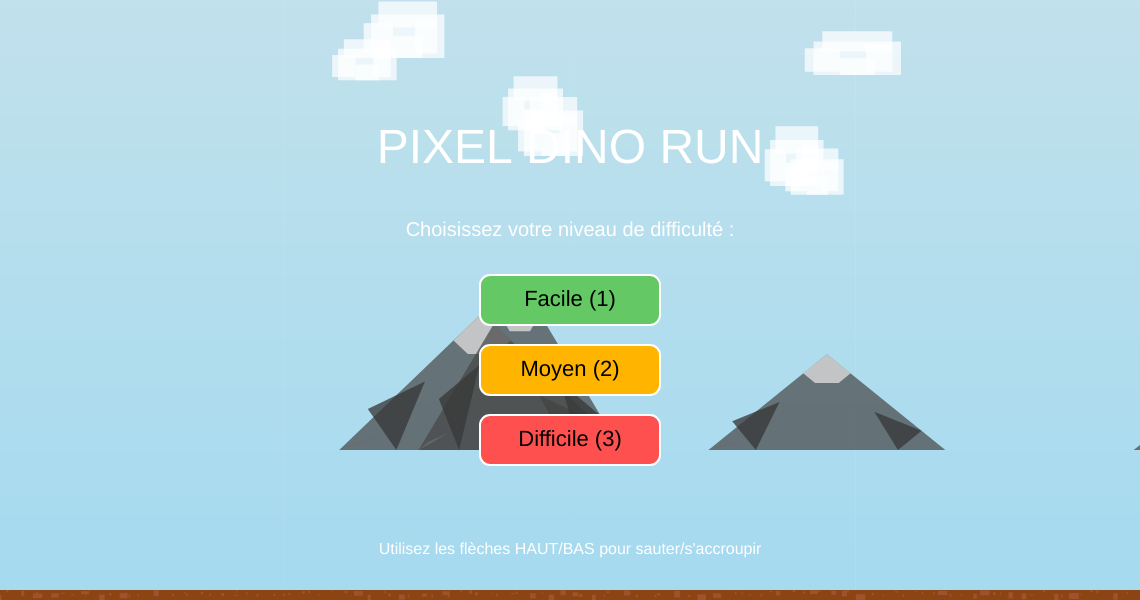
Frame 1 (no input)
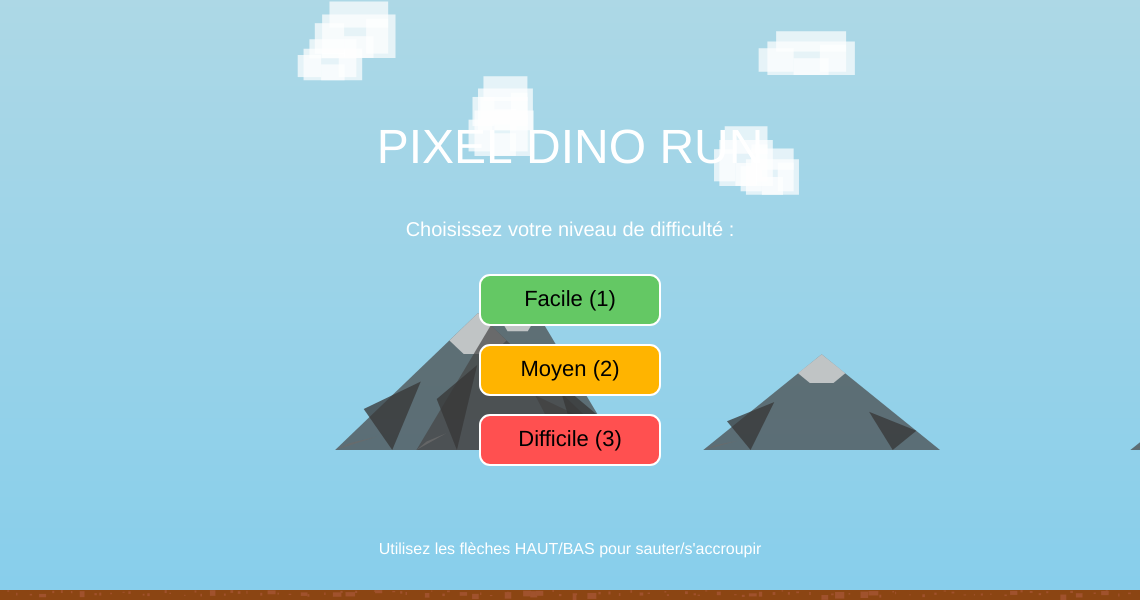
Frame 60 (no input)
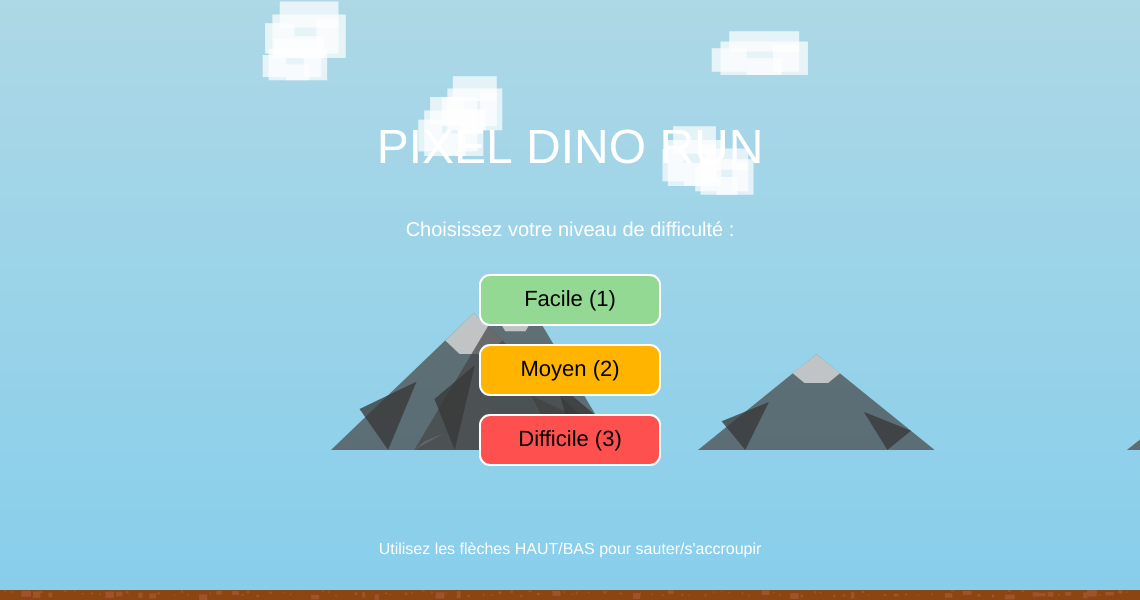
Frame 120 (the mouse pressed at the canvas centre since frame 60)

The p5.js sketch that drew these frames (run headless with seeded random() and noise() and a simulated clock; from frame 60 on, the mouse is pressed at the canvas centre):

// p5.js sketch
// ── sketch.js
// Variables globales pour les éléments du jeu
let dino;
let obstacles = [];
let birds = []; // Tableau séparé pour les obstacles volants (à sauter)
let lowObstacles = []; // Nouveau tableau pour les obstacles bas (à s'accroupir)
let ground;
let clouds = [];
let mountains = [];

// Variables d'état du jeu
let score = 0;
let highScore = 0;
let gameSpeed = 6; // Vitesse initiale du jeu
let difficulty = 1; // 1: Facile, 2: Moyen, 3: Difficile

const GAME_STATE = {
    START: 0,
    LEVEL_SELECT: 1, // Nouvel état pour la sélection du niveau
    PLAYING: 2,
    GAME_OVER: 3
};
let currentState = GAME_STATE.LEVEL_SELECT; // Commencer par la sélection du niveau

// Précharger les ressources (si nécessaire)
function preload() {
    // Aucune image externe n'est chargée pour la simplicité et pour rester autonome.
    // Tous les graphiques seront dessinés en utilisant les formes et les couleurs de p5.js pour obtenir un look pixélisé.
}

// Fonction setup : S'exécute une fois au démarrage du programme
function setup() {
    // Créer le canevas, le rendant réactif à la taille de la fenêtre
    // Augmentation de la taille maximale du canevas pour un espace de jeu plus grand
    createCanvas(min(windowWidth * 0.95, 1200), min(windowHeight * 0.9, 600));
    pixelDensity(1); // Assurer un aspect pixélisé en définissant la densité de pixels à 1

    // Initialiser les éléments du jeu
    dino = new Dino();
    ground = new Ground();

    // Initialiser les éléments d'arrière-plan
    for (let i = 0; i < 7; i++) { // Plus de nuages
        clouds.push(new Cloud(random(width), random(height / 3)));
    }
    for (let i = 0; i < 4; i++) { // Plus de montagnes
        mountains.push(new Mountain(random(width), height - 150)); // Ajuster la base des montagnes
    }
}

// Fonction draw : S'exécute en continu après setup()
function draw() {
    // Dessiner un arrière-plan avec un dégradé subtil pour un look plus moderne
    setGradient(0, 0, width, height, color(173, 216, 230), color(135, 206, 235), Y_AXIS); // Du bleu clair au bleu ciel

    // Mettre à jour et afficher les éléments d'arrière-plan quelle que soit l'état du jeu
    for (let cloud of clouds) {
        cloud.update(gameSpeed * 0.1); // Les nuages se déplacent plus lentement pour l'effet de parallaxe
        cloud.show();
    }
    for (let mountain of mountains) {
        mountain.update(gameSpeed * 0.05); // Les montagnes se déplacent encore plus lentement
        mountain.show();
    }

    ground.show(); // Afficher le sol

    switch (currentState) {
        case GAME_STATE.START:
            displayStartScreen();
            break;
        case GAME_STATE.LEVEL_SELECT:
            displayLevelSelectScreen();
            break;
        case GAME_STATE.PLAYING:
            playGame();
            break;
        case GAME_STATE.GAME_OVER:
            displayGameOverScreen();
            break;
    }
}

// Gère les pressions de touches pour les actions du jeu
function keyPressed() {
    if (currentState === GAME_STATE.LEVEL_SELECT) {
        if (key === '1') {
            difficulty = 1; // Facile
            startGame();
        } else if (key === '2') {
            difficulty = 2; // Moyen
            startGame();
        } else if (key === '3') {
            difficulty = 3; // Difficile
            startGame();
        }
    } else if (currentState === GAME_STATE.PLAYING) {
        // Permet de sauter avec la flèche HAUT ou la barre d'ESPACE
        if (keyCode === UP_ARROW || key === ' ') {
            dino.jump();
        } else if (keyCode === DOWN_ARROW) { // Flèche BAS pour s'accroupir
            dino.duck();
        }
    } else if (currentState === GAME_STATE.GAME_OVER) {
        if (key === ' ') { // Barre d'espace pour redémarrer
            resetGame();
        }
    }
}

// Gère le relâchement des touches
function keyReleased() {
    if (currentState === GAME_STATE.PLAYING) {
        if (keyCode === DOWN_ARROW) { // Relâcher la flèche BAS pour se relever
            dino.standUp();
        }
    }
}

// Gère les clics de souris pour la sélection de niveau
function mousePressed() {
    if (currentState === GAME_STATE.LEVEL_SELECT) {
        let buttonWidth = 180;
        let buttonHeight = 50;
        let buttonYStart = height / 2 + 0;
        let buttonSpacing = 20;

        let buttonX = width / 2 - buttonWidth / 2;

        // Check for Easy button click
        if (mouseX > buttonX && mouseX < buttonX + buttonWidth &&
            mouseY > buttonYStart && mouseY < buttonYStart + buttonHeight) {
            difficulty = 1;
            startGame();
        }
        // Check for Medium button click
        else if (mouseX > buttonX && mouseX < buttonX + buttonWidth &&
            mouseY > buttonYStart + buttonHeight + buttonSpacing &&
            mouseY < buttonYStart + buttonHeight * 2 + buttonSpacing) {
            difficulty = 2;
            startGame();
        }
        // Check for Hard button click
        else if (mouseX > buttonX && mouseX < buttonX + buttonWidth &&
            mouseY > buttonYStart + buttonHeight * 2 + buttonSpacing * 2 &&
            mouseY < buttonYStart + buttonHeight * 3 + buttonSpacing * 2) {
            difficulty = 3;
            startGame();
        }
    }
}


// Fonction pour afficher l'écran de démarrage (non utilisé actuellement, remplacé par LEVEL_SELECT)
function displayStartScreen() {
    // This state is currently skipped, but keeping the function for completeness.
    // The game transitions directly from LEVEL_SELECT to PLAYING.
}

// Fonction pour afficher l'écran de sélection de niveau
function displayLevelSelectScreen() {
    textAlign(CENTER, CENTER);
    fill(255); // White text

    // Titre du jeu
    textSize(48);
    text("PIXEL DINO RUN", width / 2, height / 2 - 150);

    // Instructions
    textSize(20);
    text("Choisissez votre niveau de difficulté :", width / 2, height / 2 - 70);

    let buttonWidth = 180;
    let buttonHeight = 50;
    let buttonYStart = height / 2 + 0;
    let buttonSpacing = 20;

    // Bouton Facile
    drawButton("Facile (1)", width / 2, buttonYStart, buttonWidth, buttonHeight, color(100, 200, 100), 1);
    // Bouton Moyen
    drawButton("Moyen (2)", width / 2, buttonYStart + buttonHeight + buttonSpacing, buttonWidth, buttonHeight, color(255, 180, 0), 2);
    // Bouton Difficile
    drawButton("Difficile (3)", width / 2, buttonYStart + buttonHeight * 2 + buttonSpacing * 2, buttonWidth, buttonHeight, color(255, 80, 80), 3);

    // Contrôles hint
    textSize(16);
    fill(255); // White
    text("Utilisez les flèches HAUT/BAS pour sauter/s'accroupir", width / 2, height - 50);
}

// Fonction utilitaire pour dessiner un bouton
function drawButton(textLabel, centerX, centerY, w, h, baseColor, level) {
    let x = centerX - w / 2;
    let y = centerY - h / 2;

    let buttonColor = baseColor;
    // Check for hover effect
    if (mouseX > x && mouseX < x + w && mouseY > y && mouseY < y + h) {
        buttonColor = lerpColor(baseColor, color(255, 255, 255), 0.3); // Lighter on hover
        cursor(HAND); // Change cursor to hand
    } else {
        cursor(ARROW); // Default cursor
    }

    fill(buttonColor);
    stroke(255);
    strokeWeight(2);
    rect(x, y, w, h, 10); // Rounded rectangle button

    fill(0); // Black text
    textSize(22);
    noStroke();
    text(textLabel, centerX, centerY);
}


// Fonction pour démarrer le jeu
function startGame() {
    currentState = GAME_STATE.PLAYING;
    score = 0;
    obstacles = [];
    birds = [];
    lowObstacles = []; // Clear low obstacles
    dino.reset(); // Réinitialiser la position du dinosaure

    // Ajuster la vitesse du jeu en fonction de la difficulté
    if (difficulty === 1) { // Facile
        gameSpeed = 5;
    } else if (difficulty === 2) { // Moyen
        gameSpeed = 7;
    } else if (difficulty === 3) { // Difficile
        gameSpeed = 9;
    }
}

// Logique principale du jeu en cours
function playGame() {
    // Mettre à jour et afficher le dinosaure
    dino.update();
    dino.show();

    // Générer des obstacles
    let obstacleFrequency = 100; // Fréquence de base
    if (difficulty === 2) obstacleFrequency = 80;
    if (difficulty === 3) obstacleFrequency = 60;

    if (frameCount % obstacleFrequency === 0) {
        let obstacleType = random(1);
        if (obstacleType < 0.4) { // 40% chance for ground obstacle
            obstacles.push(new Obstacle());
        } else if (obstacleType < 0.7) { // 30% chance for high bird obstacle (jump over)
            birds.push(new Bird());
        } else { // 30% chance for low obstacle (duck under)
            lowObstacles.push(new LowObstacle());
        }
    }

    // Update and display ground obstacles
    for (let i = obstacles.length - 1; i >= 0; i--) {
        obstacles[i].update();
        obstacles[i].show();
        if (dino.hits(obstacles[i])) {
            endGame();
        }
        if (obstacles[i].offscreen()) {
            obstacles.splice(i, 1); // Remove off-screen obstacles
        }
    }

    // Update and display high birds
    for (let i = birds.length - 1; i >= 0; i--) {
        birds[i].update();
        birds[i].show();
        if (dino.hits(birds[i])) {
            endGame();
        }
        if (birds[i].offscreen()) {
            birds.splice(i, 1); // Remove off-screen birds
        }
    }

    // Update and display low obstacles (duck under)
    for (let i = lowObstacles.length - 1; i >= 0; i--) {
        lowObstacles[i].update();
        lowObstacles[i].show();
        if (dino.hits(lowObstacles[i])) {
            endGame();
        }
        if (lowObstacles[i].offscreen()) {
            lowObstacles.splice(i, 1); // Remove off-screen low obstacles
        }
    }

    // Augmenter le score et la vitesse du jeu au fil du temps
    score++;
    gameSpeed += 0.0005 * difficulty; // Augmenter la vitesse progressivement selon la difficulté

    // Afficher le score, le meilleur score et la vitesse dans des bulles
    displayGameInfoBubbles();
}

// Fonction pour terminer le jeu
function endGame() {
    currentState = GAME_STATE.GAME_OVER;
    if (score > highScore) {
        highScore = score;
    }
}

// Fonction pour afficher l'écran de fin de jeu
function displayGameOverScreen() {
    textAlign(CENTER, CENTER);
    fill(255, 0, 0); // Red color for "Game Over"
    textSize(48);
    text("GAME OVER", width / 2, height / 2 - 50);

    fill(255); // White text for scores
    textSize(24);
    text("Score: " + floor(score / 10), width / 2, height / 2);
    text("Meilleur Score: " + floor(highScore / 10), width / 2, height / 2 + 30);

    textSize(18);
    fill(255, 255, 0); // Yellow for restart instruction
    text("Appuyez sur ESPACE pour recommencer", width / 2, height / 2 + 70);

    // Simple animation for "GAME OVER"
    if (frameCount % 30 < 15) {
        fill(255, 0, 0, 150); // Pulsating red glow
        textSize(50);
        text("GAME OVER", width / 2, height / 2 - 50);
    }
}

// Fonction pour réinitialiser le jeu
function resetGame() {
    currentState = GAME_STATE.LEVEL_SELECT; // Retourner à la sélection du niveau
    dino.standUp(); // S'assurer que le dinosaure est debout
}

// Fonction pour afficher les bulles d'informations de jeu
function displayGameInfoBubbles() {
    let boxWidth = 160;
    let boxHeight = 30;
    let padding = 10;
    let startX = 10;
    let startY = 10;
    let lineHeight = 30; // Increased for better spacing

    // Background box for score
    fill(0, 0, 0, 180); // More opaque black
    noStroke();
    rect(startX, startY, boxWidth, boxHeight, 8); // More rounded corners
    fill(255, 255, 0); // Yellow text for score
    textSize(18); // Slightly larger text
    textAlign(LEFT, CENTER); // Center text vertically
    text("Score: " + floor(score / 10), startX + padding, startY + boxHeight / 2);

    // Background box for high score
    startY += lineHeight + padding;
    fill(0, 0, 0, 180);
    rect(startX, startY, boxWidth, boxHeight, 8);
    fill(255, 165, 0); // Orange text for high score
    text("Meilleur Score: " + floor(highScore / 10), startX + padding, startY + boxHeight / 2);

    // Background box for speed
    startY += lineHeight + padding;
    fill(0, 0, 0, 180);
    rect(startX, startY, boxWidth, boxHeight, 8);
    fill(100, 255, 100); // Green text for speed
    text("Distance: " + gameSpeed.toFixed(1), startX + padding, startY + boxHeight / 2);
}


// Ajuster la taille du canevas lors du redimensionnement de la fenêtre
function windowResized() {
    resizeCanvas(min(windowWidth * 0.95, 1200), min(windowHeight * 0.9, 600)); // Nouvelle taille maximale
    // Recenter les éléments si nécessaire, ou se fier au positionnement relatif
    dino.y = height - dino.h; // S'assurer que le dino est sur le sol après redimensionnement
    dino.baseY = height - 50; // Update base Y for dino
}

// --- Classe Dino ---
class Dino {
    constructor() {
        this.baseY = height - 50; // Position de base sur le sol
        this.x = 50;
        this.y = this.baseY;
        this.w = 30; // Largeur du dinosaure
        this.h = 40; // Hauteur du dinosaure
        this.vy = 0; // Vitesse verticale
        this.gravity = 0.8; // Effet de gravité
        this.jumpForce = -15; // Force de saut du dinosaure
        this.onGround = true; // Pour éviter les sauts multiples en l'air
        this.isDucking = false; // Pour l'action de s'accroupir
        this.duckHeight = 20; // Hauteur du dinosaure lorsqu'il est accroupi
    }

    // Réinitialiser la position du dinosaure
    reset() {
        this.y = this.baseY;
        this.vy = 0;
        this.onGround = true;
        this.isDucking = false;
    }

    // Faire sauter le dinosaure
    jump() {
        if (this.onGround && !this.isDucking) { // Ne peut pas sauter en s'accroupissant
            this.vy = this.jumpForce;
            this.onGround = false;
        }
    }

    // Faire s'accroupir le dinosaure
    duck() {
        if (this.onGround) { // Ne peut s'accroupir que sur le sol
            this.isDucking = true;
            this.h = this.duckHeight; // Réduire la hauteur
            this.y = this.baseY + (40 - this.duckHeight); // Ajuster la position Y pour rester sur le sol
        }
    }

    // Faire se relever le dinosaure
    standUp() {
        this.isDucking = false;
        this.h = 40; // Rétablir la hauteur normale
        this.y = this.baseY; // Rétablir la position Y normale
    }

    // Mettre à jour la position du dinosaure et appliquer la gravité
    update() {
        if (!this.isDucking) { // Seulement appliquer la gravité si le dinosaure ne s'accroupit pas
            this.y += this.vy;
            this.vy += this.gravity;
        }

        // Empêcher le dinosaure de tomber à travers le sol
        if (this.y >= this.baseY) {
            this.y = this.baseY;
            this.vy = 0;
            this.onGround = true;
        }
    }

    // Afficher le dinosaure (forme pixélisée améliorée)
    show() {
        fill(60, 179, 113); // Couleur verte pour le dinosaure
        noStroke();

        if (this.isDucking) {
            // Forme accroupie
            // Corps principal
            rect(this.x, this.y + 10, 35, 20);
            // Tête
            rect(this.x + 25, this.y + 5, 10, 5);
            // Jambes (simples)
            rect(this.x + 5, this.y + 30, 5, 5);
            rect(this.x + 25, this.y + 30, 5, 5);
        } else {
            // Forme normale (debout)
            // Corps principal
            rect(this.x, this.y, 30, 40);
            // Tête
            rect(this.x + 25, this.y - 10, 15, 15);
            // Queue
            rect(this.x - 10, this.y + 20, 15, 10);
            // Jambes (simples)
            rect(this.x + 5, this.y + 40, 5, 10);
            rect(this.x + 20, this.y + 40, 5, 10);
        }
    }

    // Vérifier la collision avec un obstacle
    hits(obstacle) {
        // Détection de collision simple par boîte englobante
        let dinoX = this.x;
        let dinoY = this.y;
        let dinoW = this.w;
        let dinoH = this.h;

        if (this.isDucking) {
            // Ajuster la hitbox lorsque le dinosaure est accroupi
            dinoY = this.baseY + (40 - this.duckHeight); // Utiliser la position Y ajustée pour l'accroupissement
            dinoH = this.duckHeight;
            dinoW = 35; // Largeur de la forme accroupie
        }

        return collideRectRect(
            dinoX, dinoY, dinoW, dinoH,
            obstacle.x, obstacle.y, obstacle.w, obstacle.h
        );
    }
}

// --- Classe Obstacle (Cactus) ---
class Obstacle {
    constructor() {
        this.x = width; // Commencer hors écran à droite
        this.w = random(15, 30); // Largeur aléatoire pour la variété
        this.h = random(20, 50); // Hauteur aléatoire pour la variété
        this.y = height - this.h; // Position sur le sol
    }

    // Mettre à jour la position de l'obstacle
    update() {
        this.x -= gameSpeed;
    }

    // Afficher l'obstacle (cactus pixélisé)
    show() {
        fill(34, 139, 34); // Vert forêt pour le cactus
        noStroke();
        // Dessiner une forme de cactus simple
        rect(this.x, this.y, this.w, this.h); // Corps principal
        rect(this.x - 5, this.y + this.h / 4, 10, 15); // Bras gauche
        rect(this.x + this.w - 5, this.y + this.h / 3, 10, 10); // Bras droit
    }

    // Vérifier si l'obstacle est hors écran
    offscreen() {
        return this.x < -this.w;
    }
}

// --- Classe Oiseau (Obstacle volant - à sauter) ---
class Bird {
    constructor() {
        this.x = width; // Commencer hors écran à droite
        this.y = random(height - 180, height - 120); // Hauteur de vol aléatoire (plus haute pour le saut)
        this.w = 30;
        this.h = 20;
    }

    // Mettre à jour la position de l'oiseau
    update() {
        this.x -= gameSpeed * 1.2; // Les oiseaux volent un peu plus vite
    }

    // Afficher l'oiseau (oiseau pixélisé simple)
    show() {
        fill(178, 34, 34); // Couleur rouge pour l'oiseau
        noStroke();
        // Corps de l'oiseau
        rect(this.x, this.y, this.w, this.h);
        // Ailes
        rect(this.x - 5, this.y + 5, 10, 5);
        rect(this.x + this.w - 5, this.y + 5, 10, 5);
        // Tête
        rect(this.x + this.w, this.y + 5, 5, 5);
    }

    // Vérifier si l'oiseau est hors écran
    offscreen() {
        return this.x < -this.w;
    }
}

// --- Nouvelle Classe Obstacle Bas (à s'accroupir) ---
class LowObstacle {
    constructor() {
        this.x = width; // Start off-screen to the right
        this.w = random(40, 60); // Wider for more challenge
        this.h = random(15, 25); // Lower height
        this.y = height - 70 - this.h; // Positioned to require ducking, above ground
    }

    update() {
        this.x -= gameSpeed;
    }

    show() {
        fill(102, 51, 0); // Brown for a branch or low structure
        noStroke();
        rect(this.x, this.y, this.w, this.h);
        // Add some pixelated details
        fill(139, 69, 19);
        rect(this.x + this.w / 4, this.y + this.h, 5, 10);
        rect(this.x + this.w * 0.75, this.y + this.h, 5, 10);
    }

    offscreen() {
        return this.x < -this.w;
    }
}


// --- Classe Sol ---
class Ground {
    constructor() {
        this.x = 0;
        this.y = height - 10; // Ligne du sol
        this.w = width;
        this.h = 10;
        this.color = color(139, 69, 19); // Couleur marron pour le sol
    }

    // Afficher le sol
    show() {
        fill(this.color);
        noStroke();
        rect(this.x, this.y, this.w, this.h);
        // Ajouter des détails pixélisés sur le sol
        for (let i = 0; i < width; i += 10) {
            fill(160, 82, 45); // Marron plus clair pour les détails
            if (random(1) < 0.3) { // Ajouter des "rochers" occasionnels
                rect(i + random(-5, 5), this.y + random(0, 5), random(3, 10), random(3, 7));
            } else {
                rect(i + random(-5, 5), this.y + random(0, 5), random(1, 3), random(1, 3));
            }
        }
    }
}

// --- Classe Nuage (Élément d'arrière-plan) ---
class Cloud {
    constructor(x, y) {
        this.x = x;
        this.y = y;
        this.w = random(50, 100); // Nuages un peu plus grands
        this.h = random(25, 50); // Nuages un peu plus grands
        this.speed = random(0.5, 1.5);
    }

    // Mettre à jour la position du nuage pour l'effet de parallaxe
    update(baseSpeed) {
        this.x -= baseSpeed * this.speed;
        if (this.x < -this.w) {
            this.x = width + random(50, 200); // Réinitialiser hors écran à droite
            this.y = random(height / 4); // Nouvelle hauteur aléatoire
        }
    }

    // Afficher le nuage (nuage pixélisé simple)
    show() {
        fill(255, 255, 255, 180); // Blanc semi-transparent
        noStroke();
        // Dessiner plusieurs rectangles qui se chevauchent pour une forme de nuage plus "fluffy"
        rect(this.x, this.y, this.w, this.h);
        rect(this.x + this.w * 0.1, this.y - this.h * 0.3, this.w * 0.8, this.h * 0.6);
        rect(this.x - this.w * 0.1, this.y + this.h * 0.2, this.w * 0.4, this.h * 0.7);
        rect(this.x + this.w * 0.6, this.y + this.h * 0.1, this.w * 0.3, this.h * 0.8);
        rect(this.x + this.w * 0.3, this.y + this.h * 0.5, this.w * 0.4, this.h * 0.5);
    }
}

// --- Classe Montagne (Élément d'arrière-plan) ---
class Mountain {
    constructor(x, y) {
        this.x = x;
        this.y = y;
        this.w = random(180, 350); // Montagnes plus grandes
        this.h = random(90, 180); // Montagnes plus hautes
        this.speed = random(0.1, 0.3);
        this.baseColor = color(70, 70, 70, 180); // Couleur de base plus foncée
        this.snowColor = color(220, 220, 220, 200); // Couleur de la neige
    }

    // Mettre à jour la position de la montagne pour un effet de parallaxe profond
    update(baseSpeed) {
        this.x -= baseSpeed * this.speed;
        if (this.x < -this.w) {
            this.x = width + random(100, 300); // Réinitialiser hors écran à droite
        }
    }

    // Afficher la montagne (triangle pixélisé amélioré)
    show() {
        noStroke();

        // Corps principal de la montagne
        fill(this.baseColor);
        triangle(this.x, this.y, this.x + this.w / 2, this.y - this.h, this.x + this.w, this.y);

        // Sommets enneigés (plus détaillés)
        fill(this.snowColor);
        beginShape();
        vertex(this.x + this.w * 0.4, this.y - this.h * 0.8);
        vertex(this.x + this.w / 2, this.y - this.h);
        vertex(this.x + this.w * 0.6, this.y - this.h * 0.8);
        vertex(this.x + this.w * 0.55, this.y - this.h * 0.7);
        vertex(this.x + this.w * 0.45, this.y - this.h * 0.7);
        endShape(CLOSE);

        // Quelques rochers ou détails d'ombre (plus de profondeur)
        fill(lerpColor(this.baseColor, color(0), 0.2)); // Couleur plus foncée pour l'ombre
        triangle(this.x + this.w * 0.1, this.y - this.h * 0.3, this.x + this.w * 0.3, this.y - this.h * 0.5, this.x + this.w * 0.2, this.y);
        triangle(this.x + this.w * 0.7, this.y - this.h * 0.4, this.x + this.w * 0.9, this.y - this.h * 0.2, this.x + this.w * 0.8, this.y);

        // Ajouter une petite touche de lumière sur un côté
        fill(lerpColor(this.baseColor, color(255), 0.2)); // Couleur plus claire pour la lumière
        triangle(this.x, this.y, this.x + this.w * 0.15, this.y - this.h * 0.1, this.x + this.w * 0.05, this.y - this.h * 0.05);
    }
}

// --- Fonction utilitaire de détection de collision ---
// Une simple vérification de collision AABB (Axis-Aligned Bounding Box)
function collideRectRect(x1, y1, w1, h1, x2, y2, w2, h2) {
    // Vérifier si les rectangles se chevauchent sur les deux axes
    return (x1 < x2 + w2 &&
            x1 + w1 > x2 &&
            y1 < y2 + h2 &&
            y1 + h1 > y2);
}

// --- Fonctions utilitaires pour un arrière-plan dégradé ---
const Y_AXIS = 1;
const X_AXIS = 2;

function setGradient(x, y, w, h, c1, c2, axis) {
    noFill();

    if (axis === Y_AXIS) {
        // Top to bottom gradient
        for (let i = y; i <= y + h; i++) {
            let inter = map(i, y, y + h, 0, 1);
            let c = lerpColor(c1, c2, inter);
            stroke(c);
            line(x, i, x + w, i);
        }
    } else if (axis === X_AXIS) {
        // Left to right gradient
        for (let i = x; i <= x + w; i++) {
            let inter = map(i, x, x + w, 0, 1);
            let c = lerpColor(c1, c2, inter);
            stroke(c);
            line(i, y, i, y + h);
        }
    }
}
